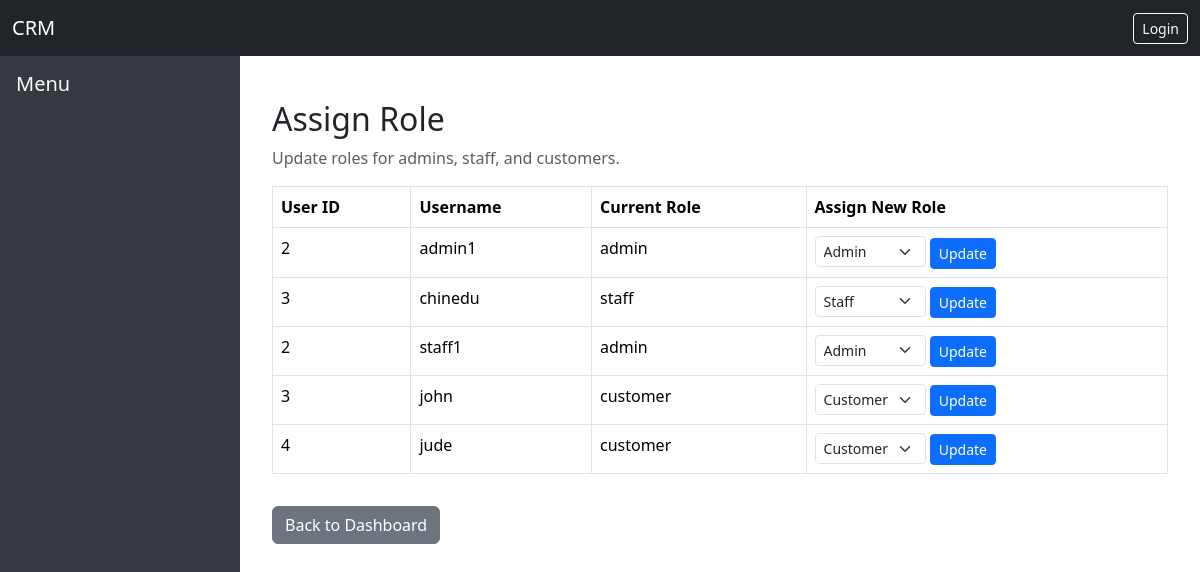
The page /dashboard/assign_role on the database its author committed.
### tables this page shows
CREATE TABLE admins (
        id INTEGER PRIMARY KEY AUTOINCREMENT,
        username TEXT UNIQUE NOT NULL,
        password TEXT NOT NULL,
        fullname TEXT NOT NULL,
        email TEXT UNIQUE NOT NULL,
        phone TEXT,
        role TEXT DEFAULT 'admin',
        created_at TIMESTAMP DEFAULT CURRENT_TIMESTAMP
    );

CREATE TABLE staff (
        id INTEGER PRIMARY KEY AUTOINCREMENT,
        username TEXT UNIQUE NOT NULL,
        password TEXT NOT NULL,
        fullname TEXT NOT NULL,
        email TEXT UNIQUE NOT NULL,
        phone TEXT,
        department TEXT,
        role TEXT DEFAULT 'staff',
        created_at TIMESTAMP DEFAULT CURRENT_TIMESTAMP
    );

CREATE TABLE customers (
        id INTEGER PRIMARY KEY AUTOINCREMENT,
        fullname TEXT NOT NULL,
        email TEXT UNIQUE,
        phone TEXT,
        address TEXT,
        gender TEXT,
        role DATE,
        occupation TEXT,
        notes TEXT,
        created_at TIMESTAMP DEFAULT CURRENT_TIMESTAMP
    , username TEXT, password TEXT);

### routes/dashboard.py (the view, shortened to what this page needs)
@dashboard_bp.route("/assign_role", methods=["GET", "POST"])
def assign_role():
    conn = get_db_connection()
    cursor = conn.cursor()
    users = []
    for role_type, table in [("admin", "admins"), ("staff", "staff"), ("customer", "customers")]:
        rows = cursor.execute(f"SELECT id, username, role FROM {table}").fetchall()
        for row in rows:
            users.append({
                "id": row["id"],
                "username": row["username"],
                "role": row["role"],
                "user_type": role_type
            })
    conn.close()
    return render_template("dashboard/assign_role.html", users=users)

### routes/dashboard.py (called while the page is built)
def get_db_connection():
    conn = sqlite3.connect(DB_NAME)
    conn.row_factory = sqlite3.Row
    return conn

### templates/dashboard/assign_role.html (shortened to what this page needs)
{% extends "base.html" %}
{% block content %}
<div class="container mt-4">
    <h2>Assign Role</h2>
    <p class="text-muted">Update roles for admins, staff, and customers.</p>
    <table class="table table-bordered">
        <thead>
            <tr>
                <th>User ID</th>
                <th>Username</th>
                <th>Current Role</th>
                <th>Assign New Role</th>
            </tr>
        </thead>
        <tbody>
            {% for user in users %}
            <tr>
                <td>{{ user.id }}</td>
                <td>{{ user.username }}</td>
                <td>{{ user.role }}</td>
                <td>
                    <form method="POST" action="{{ url_for('dashboard.assign_role') }}">
                        <select name="role" class="form-select form-select-sm d-inline w-auto">
                            <option value="admin" {% if user.role == 'admin' %}selected{% endif %}>Admin</option>
                            <option value="staff" {% if user.role == 'staff' %}selected{% endif %}>Staff</option>
                            <option value="customer" {% if user.role == 'customer' %}selected{% endif %}>Customer</option>
                        </select>
                        <button type="submit" class="btn btn-sm btn-primary">Update</button>
                    </form>
                </td>
            </tr>
            {% endfor %}
        </tbody>
    </table>
    <a href="{{ url_for('dashboard.dashboard') }}" class="btn btn-secondary mt-3">Back to Dashboard</a>
</div>
{% endblock %}

### templates/base.html (style rules this page uses)
body { display: flex; min-height: 100vh; flex-direction: column; }

### rows shown on the page
admins: id "2", username "admin1", role "admin", role "Admin"
admins: id "3", username "chinedu", role "staff", role "Staff"
staff: id "2", username "staff1", role "admin", role "Admin"
customers: id "3", username "john", role "customer", role "Customer"
customers: id "4", username "jude", role "customer", role "Customer"
